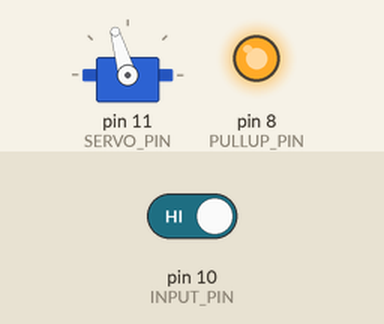
Bench run of a sketch on a simulated Arduino Uno, built with avr-gcc and run on an emulated ATmega328P. Shown: servo, output pins drawn as LEDs (lit = HIGH). Inputs (shaded band) come from the test bench; at power-on: pin 10 (INPUT_PIN) HIGH.

Above: at 3.32 s.
5.7 s: pin 10 (INPUT_PIN) driven LOW
At 8.0 s:
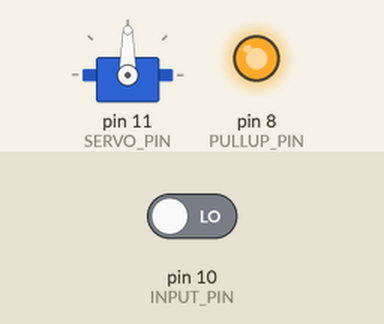
8.9 s: pin 10 (INPUT_PIN) driven HIGH
At 10.02 s:
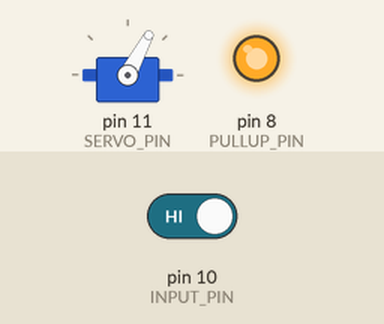
At 10.5 s:
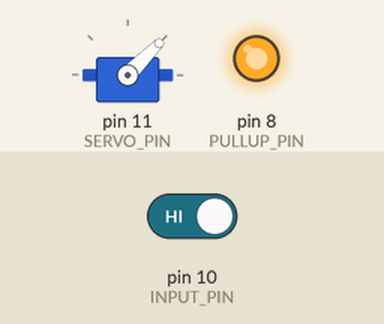
Timing chart, 0 to 18.4 s (numbered marks = the images above; inputs shaded):
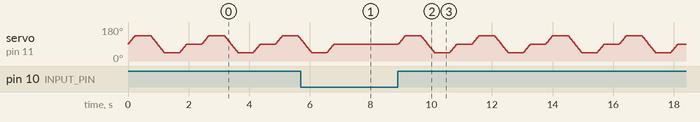

The sketch:

PwmTester.ino
```cpp
#include <Servo.h>

Servo testServo;
int pos = 0;

const int CENTER_POS = 90;
const int MOVE_ANGLE = 90;
const int MOVE_MIN = CENTER_POS - (MOVE_ANGLE / 2);
const int MOVE_MAX = CENTER_POS + (MOVE_ANGLE / 2);
const int SPEED_DELAY = 5;
const int STEP = 1;

const int PULLUP_PIN = 8; // Using this pin to generate 5V to pullup when switch is pressed
const int INPUT_PIN = 10;
const int SERVO_PIN = 11;

void setup() {
  testServo.attach(SERVO_PIN);

  pinMode(PULLUP_PIN, OUTPUT);
  digitalWrite(PULLUP_PIN, HIGH);

  pinMode(INPUT_PIN, INPUT);
}

void move(int start, int end) {
    if(end > start) {
        for(pos = start; pos <= end; pos += STEP)  {
            testServo.write(pos);
            delay(SPEED_DELAY);
        }
    } else if(start > end) {
        for(pos = start; pos >= end; pos -= STEP)  {
            testServo.write(pos);
            delay(SPEED_DELAY);
        }
    } else {
        // start == end - No action
    }
}

void moveServo() {
    move(CENTER_POS, MOVE_MAX);
    delay(500);

    move(MOVE_MAX, MOVE_MIN);
    delay(500);

    move(MOVE_MIN, CENTER_POS);
    delay(500);
}

void loop() {
  testServo.write(CENTER_POS);

  while(digitalRead(INPUT_PIN) == LOW) {
    delay(10);
  }

  moveServo();
}
```
